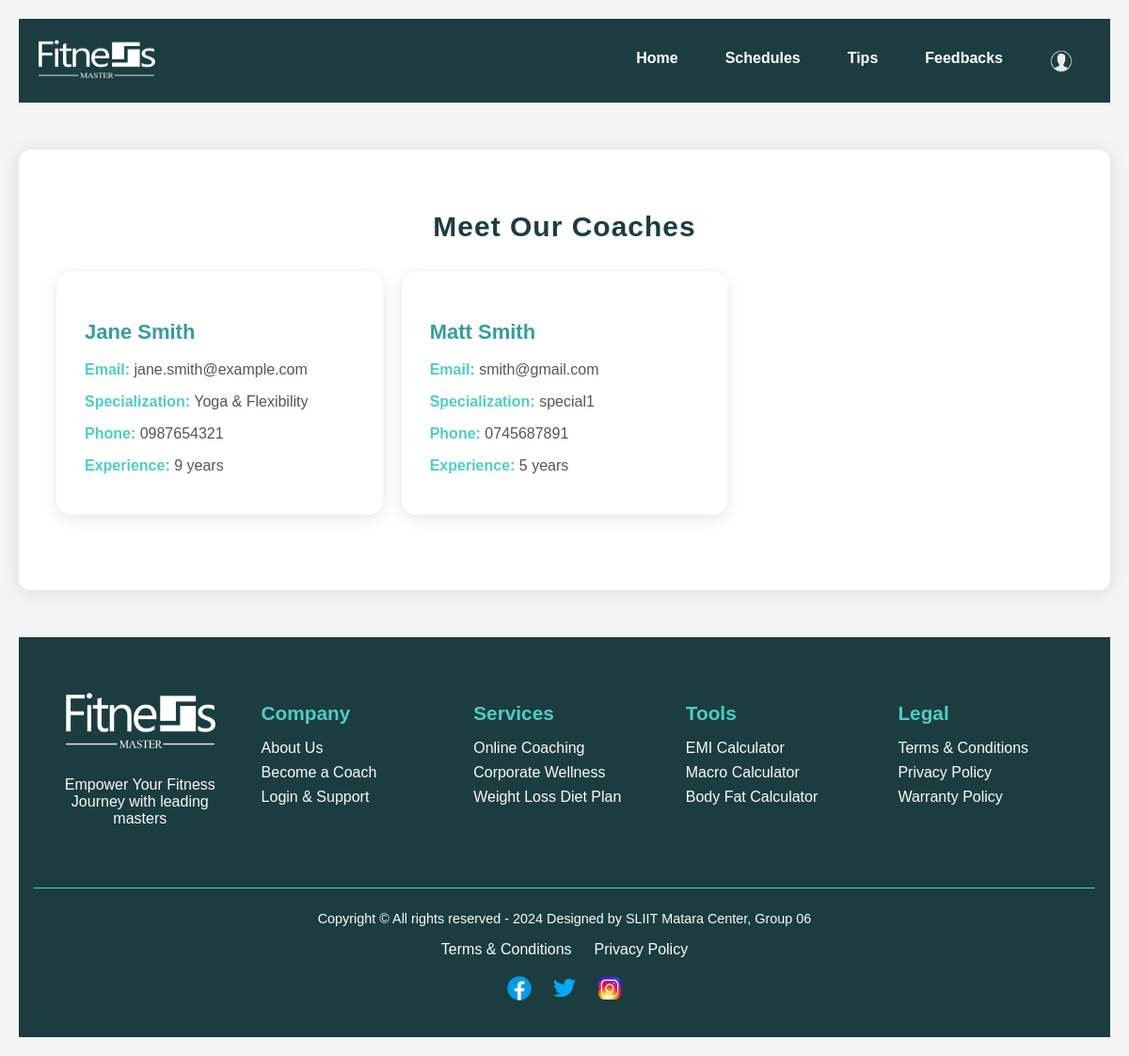
The app's page /DisplayCoach.php (signed in) with its own data.
### tables this page shows
CREATE TABLE `coaches` (
  `coach_id` int(11) NOT NULL,
  `name` varchar(100) NOT NULL,
  `email` varchar(100) NOT NULL,
  `specialization` varchar(100) NOT NULL,
  `experience_years` int(11) NOT NULL,
  `bio` text DEFAULT NULL,
  `phone_number` varchar(20) DEFAULT NULL,
  `availability` varchar(100) DEFAULT NULL,
  `created_at` timestamp NOT NULL DEFAULT current_timestamp(),
  `updated_at` timestamp NOT NULL DEFAULT current_timestamp() ON UPDATE current_timestamp()
);

### DisplayCoach.php (the view, shortened to what this page needs)
<?php
require('db.php');
$sql = "SELECT * FROM coaches";
$result = $con->query($sql);
include("navbar.php");
?>
<!DOCTYPE html>
<html lang="en">
<head>
</head>
<body>
    <div class="coaches-container">
        <h2>Meet Our Coaches</h2>
        <div class="coaches-grid">
            <?php while ($coach = $result->fetch_assoc()) : ?>
                <div class="coach-card">
                    <h3><?php echo htmlspecialchars($coach['name']); ?></h3>
                    <p class="coach-info">
                        <span>Email:</span> <?php echo htmlspecialchars($coach['email']); ?>
                    </p>
                    <p class="coach-info">
                        <span>Specialization:</span> <?php echo htmlspecialchars($coach['specialization']); ?>
                    </p>
                    <p class="coach-info">
                        <span>Phone:</span> <?php echo htmlspecialchars($coach['phone_number']); ?>
                    </p>
                    <p class="coach-info">
                        <span>Experience:</span> <?php echo htmlspecialchars($coach['experience_years']); ?> years
                    </p>
                </div>
            <?php endwhile; ?>
        </div>
    </div>
    <?php include 'footer.php'; ?>
</body>
</html>

### DisplayCoach.php (style rules this page uses)
body { font-family: Arial, sans-serif; background-color: #f4f4f4; padding: 20px; margin-left: 250px; }
.coaches-container { max-width: 1200px; margin: 50px auto; background-color: #ffffff; padding: 40px; border-radius: 12px; box-shadow: 0 2px 20px rgba(0, 0, 0, 0.1); }
.coaches-container h2 { text-align: center; color: #1c3d3f; margin-bottom: 30px; font-size: 30px; font-weight: bold; letter-spacing: 1px; }
.coaches-grid { display: grid; grid-template-columns: repeat(auto-fill, minmax(280px, 1fr)); gap: 20px; margin-bottom: 40px; }
.coach-card { background-color: #ffffff; border-radius: 15px; padding: 30px; box-shadow: 0 4px 15px rgba(0, 0, 0, 0.1); transition: all 0.3s ease; position: relative; overflow: hidden; }
.coach-card h3 { color: #379d9d; margin-bottom: 15px; font-size: 22px; }
.coach-info { margin: 10px 0; font-size: 16px; color: #555; line-height: 1.5; }
.coach-info span { font-weight: bold; color: #4ecdc4; }

### records on screen
coaches: name "Jane Smith", email "jane.smith@example.com", specialization "Yoga & Flexibility", phone_number "0987654321", experience_years "9"
coaches: name "Matt Smith", email "smith@gmail.com", specialization "special1", phone_number "0745687891", experience_years "5"
